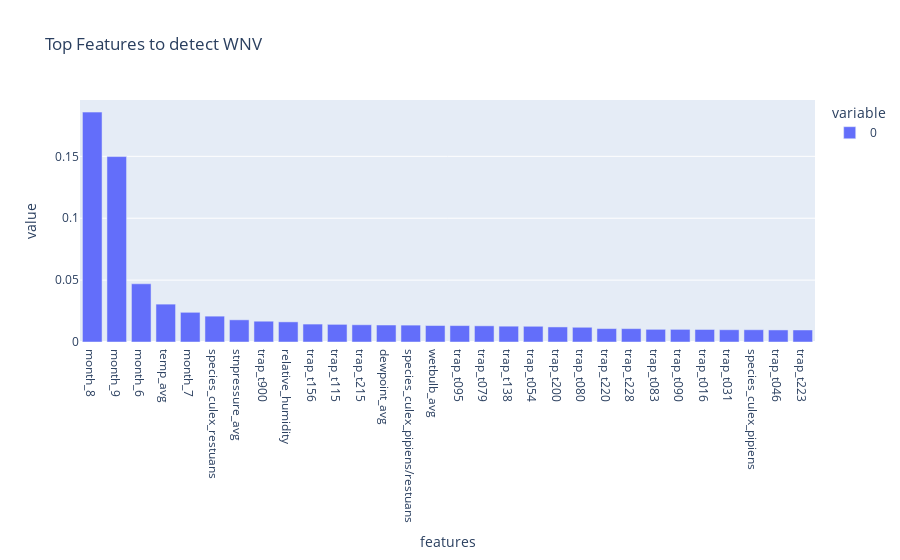

Write notebook code for a chart like this one.
### Markdown cell above
Looking at all our metrics above in the combined table, after training our XGB model with its ideal parameters onto the entire train set, the `auc` score rises to `0.7378` from the initial validation AUC score to `0.7133`. We also ran a `auc_cross_val_score` on our production model, which shows a really high mean cross validation score of `0.8181`. 

**The fact that AUC score on the full recombined set has a a higher score than the validation set AUC score, as well as the high AUC Cross Validation Score, indicates that the model will generalize well on unseen data.** 

This means we are happy with our production model's generalized performance, especially since the ROC AUC score is still significantly higher than our dumb baseline of `0.5`.

Let's now also check out what the top features ranked by coefficient weightage in our production model are.

### Code cell
#Visualizing top features in our production model. 
features=xgb.feature_importances_

key_features = pd.Series(features,index=X.columns)

sorted_features = key_features.sort_values(ascending=False).head(30)

fig = px.bar(sorted_features, orientation='v', 
             title = "Top Features to detect WNV", 
             labels={"index":"features"})
fig.show()

### Figure 1 — Plotly figure (JSON) as saved in the notebook; plotly's stock layout.template omitted (floating-point values rounded to 4 significant figures)
{"data": [{"alignmentgroup": "True", "hovertemplate": "variable=0<br>features=%{x}<br>value=%{y}<extra></extra>", "legendgroup": "0", "marker": {"color": "#636efa"}, "name": "0", "offsetgroup": "0", "orientation": "v", "showlegend": true, "textposition": "auto", "type": "bar", "x": ["month_8", "month_9", "month_6", "temp_avg", "month_7", "species_culex_restuans", "stnpressure_avg", "trap_t900", "relative_humidity", "trap_t156", "trap_t115", "trap_t215", "dewpoint_avg", "species_culex_pipiens/restuans", "wetbulb_avg", "trap_t095", "trap_t079", "trap_t138", "trap_t054", "trap_t200", "trap_t080", "trap_t220", "trap_t228", "trap_t083", "trap_t090", "trap_t016", "trap_t031", "species_culex_pipiens", "trap_t046", "trap_t223"], "xaxis": "x", "y": [0.1857, 0.1498, 0.04703, 0.0306, 0.02399, 0.02088, 0.01792, 0.0168, 0.01626, 0.01449, 0.01426, 0.01392, 0.01372, 0.01364, 0.01331, 0.01325, 0.01307, 0.01278, 0.0127, 0.01217, 0.0119, 0.01083, 0.0108, 0.01025, 0.01022, 0.01012, 0.009916, 0.009903, 0.009743, 0.009719], "yaxis": "y"}], "layout": {"barmode": "relative", "legend": {"title": {"text": "variable"}, "tracegroupgap": 0}, "title": {"text": "Top Features to detect WNV"}, "xaxis": {"anchor": "y", "domain": [0, 1], "title": {"text": "features"}}, "yaxis": {"anchor": "x", "domain": [0, 1], "title": {"text": "value"}}}}
